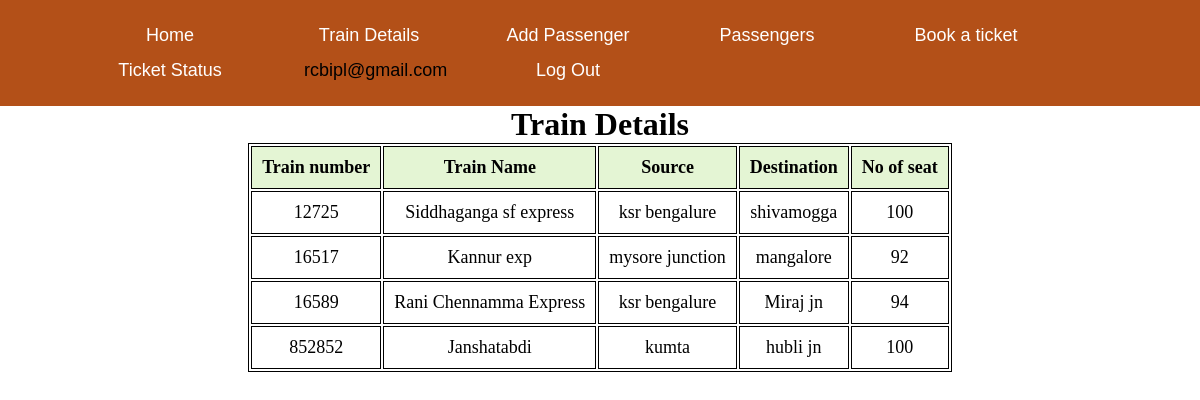
The page /traindetails.php (signed in) on the database its author committed.
### tables this page shows
CREATE TABLE `train` (
  `train_no` int(10) NOT NULL,
  `name` varchar(30) NOT NULL,
  `source` varchar(30) NOT NULL,
  `destination` varchar(30) NOT NULL,
  `avb_seats` int(100) NOT NULL
);

### traindetails.php (the view, shortened to what this page needs)
<?php
$conn = mysqli_connect("localhost","root","","reservation");
$sql = "SELECT * FROM TRAIN";
$result=$conn->query($sql);
?>
<!DOCTYPE html>
<html lang="en">
<head>
</head>
<body>
<?php
include("header.php"); ?>
<section>
        <h1>Train  Details</h1>
        <table>
            <tr>
                <th>Train number</th>
                <th>Train Name</th>
                <th>Source</th>
                <th>Destination</th>
                <th>No of seat</th>
            </tr>
            <?php
                while($rows=$result->fetch_assoc())
                {
             ?>
            <tr>
                <td><?php echo $rows['train_no'];?></td>
                <td><?php echo $rows['name'];?></td>
                <td><?php echo $rows['source'];?></td>
                <td><?php echo $rows['destination'];?></td>
                <td><?php echo $rows['avb_seats'];?></td>
            </tr>
            <?php
                }
             ?>
        </table>
    </section>
</body>
</html>

### css/header.css (style rules this page uses)
* { margin:0px; }

### traindetails.php (style rules this page uses)
table { margin: 0 auto; font-size: large; border: 1px solid black; }
h1 { text-align: center; color: black; font-size: xx-large; font-family: 'Gill Sans', 'Gill Sans MT', ' Calibri', 'Trebuchet MS', 'sans-serif'; }
td { background-color: white; border: 1px solid black; }
th, td { font-weight: bold; border: 1px solid black; padding: 10px; text-align: center; }
th { background-color:#E4F5D4; }
td { font-weight: lighter; }
html { background: url(https://cdn.pixabay.com/photo/2012/10/25/23/18/train-62849_960_720.jpg) no-repeat center center fixed; -webkit-background-size: cover; -moz-background-size: cover; -o-background-size: cover; background-size: cover; }

### rows shown on the page
train: train_no "12725", name "Siddhaganga sf express", source "ksr bengalure", destination "shivamogga", avb_seats "100"
train: train_no "16517", name "Kannur exp", source "mysore junction", destination "mangalore", avb_seats "92"
train: train_no "16589", name "Rani Chennamma Express", source "ksr bengalure", destination "Miraj jn", avb_seats "94"
train: train_no "852852", name "Janshatabdi", source "kumta", destination "hubli jn", avb_seats "100"

### other values the page prints
$_SESSION['user_info'] "rcbipl@gmail.com"
